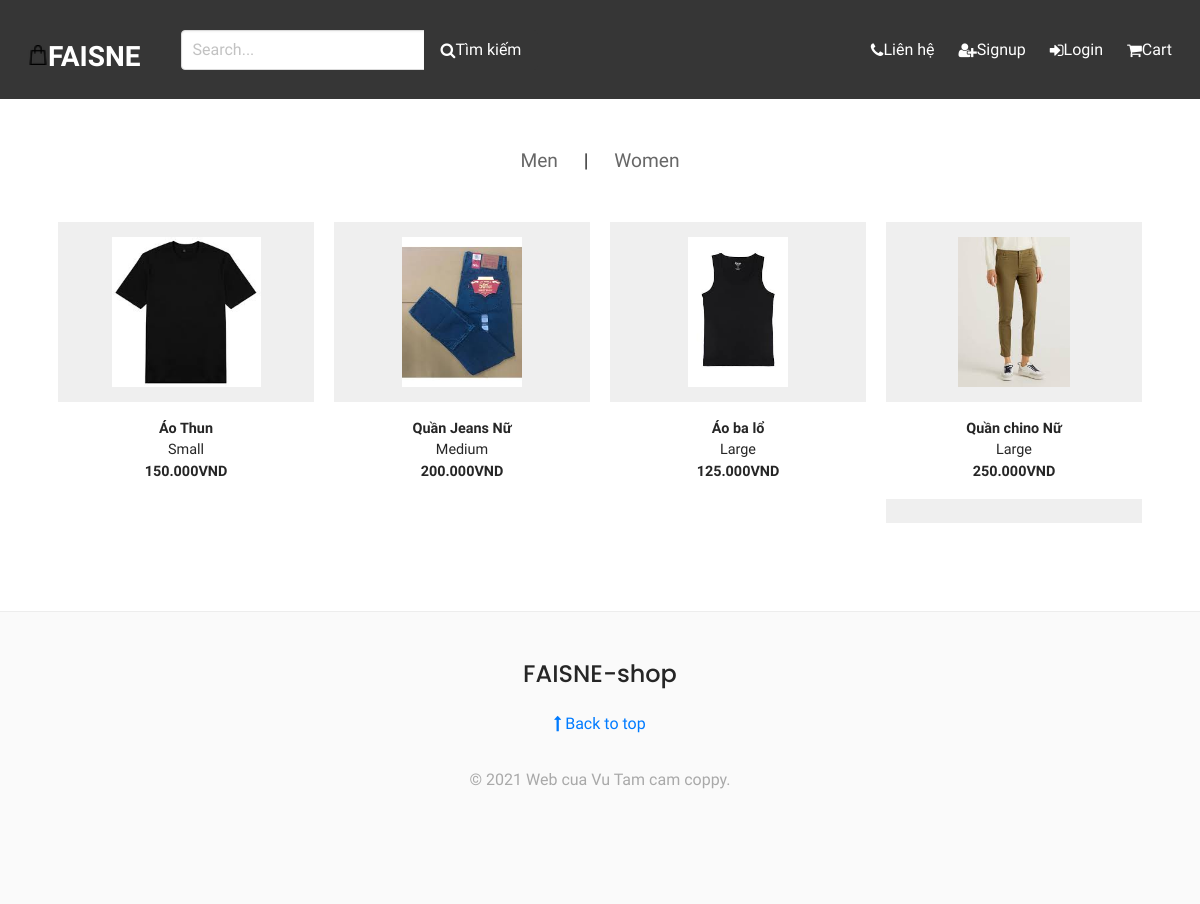
Screenshot of /products/ with the database file from the repository.
### apps/core/models.py (models this page shows, shortened)
class Product(models.Model):
    person_category = models.ForeignKey(GenderFilter,
                                        blank=True,
                                        null=True,
                                        on_delete=models.SET_NULL)
    brand = models.CharField(max_length=6,
                             choices=BRAND_CHOICES,
                             default='LABONE')
    product_category = models.CharField(max_length=6,
                                        choices=PRODUCT_CATEGORY_CHOICES,
                                        default='JACPAR')
    title = models.CharField(max_length=100,
                             default='',
                             blank=False)
    description = models.TextField(blank=False)
    size = models.CharField(max_length=3,
                            choices=SIZE_CHOICES,
                            default='NA')
    price = models.DecimalField(max_digits=10,
                                decimal_places=3,
                                blank=False)
    image = models.ImageField(upload_to='uploads/',default = None, null = True, blank = True)
    quantity = models.IntegerField(default=1)

### apps/core/views.py (the view)
# urls.py: path('products/', views.all_products, name='products'),
def all_products(request):
    products = Product.objects.all()
    return render(request, 'core/parts/products.html', {'products': products})

### apps/core/context_processors.py (called while the page is built, shortened)
def cart_contents(request):
    cart = request.session.get('apps', {})
    cart_items = []
    total = 0
    product_count = 0
    tong = 0
    return {'cart_items': cart_items, 'tong':tong,
            'total': total,
            'product_count': product_count}

### apps/core/templates/core/parts/products.html (shortened to what this page needs)
{% extends 'core/base.html' %}
{% block content %}
<div class="row">
    <div class="col" id="gender-select">
        <p> <a href="{% url 'mens_products' %}">Men</a> <span id=gender-separator>|</span> <a href="{% url 'womens_products' %}">Women</a></p>
    </div>
</div>
<div class="row row-flex">
    {% for product in products %}
    <a href="{% url 'product_showcase' product.id %}" class="col-xs-10 col-xs-offset-1 col-sm-offset-0 col-sm-6 col-md-3 display panel panel-default product-card">
        <div class="panel-body">
            <div class="product-image" style="background-image: url('/media/{{ product.image }}')"></div>
            <div class="product-vitals">
                <div class="text-centered heavy">{{ product.title }}</div>
                <div class="text-centered light">{{ product.get_size_display }}</div>
                <div class="text-centered heavy"> {{ product.price }}VND</div>
            </div>
        </div>
    </a>
    {% endfor %}
</div>
{% endblock %}

### static/styles/custom1.css (style rules this page uses)
body { font-family: 'Muli', sans-serif; color: #262626; }
.text-centered { text-align: center; }
.heavy { font-weight: 600; }
.light { font-weight: 300; }
.row.row-flex { display: flex; flex-wrap: wrap; margin-top: 30px; }
#gender-select { text-align: center; font-size: 1.2em; }
#gender-select a { color: #676767; transition: .2s ease-in-out; }
#gender-separator { margin: 0 1.1em; }
.product-card { color: inherit; }
.product-image { background-size: contain; background-position: center center; background-repeat: no-repeat; width: 150px; height: 150px; margin: 0 auto; }
.product-vitals { background-color: #fff; padding: 16px 0; margin: 15px 0 0 0; font-size: 0.9em; }
.panel { box-shadow: none; border: none; }
.panel-default { border-color: transparent; padding: 0 10px; }
.panel-body { background-color: #efefef; height: 100%; padding: 15px 0 0 0; }

### rows the page displays
Product: image (picture), title "Áo Thun", size "Small", price "150.000"
Product: image (picture), title "Quần Jeans Nữ", size "Medium", price "200.000"
Product: image (picture), title "Áo ba lổ", size "Large", price "125.000"
Product: image (picture), title "Quần chino Nữ", size "Large", price "250.000"
